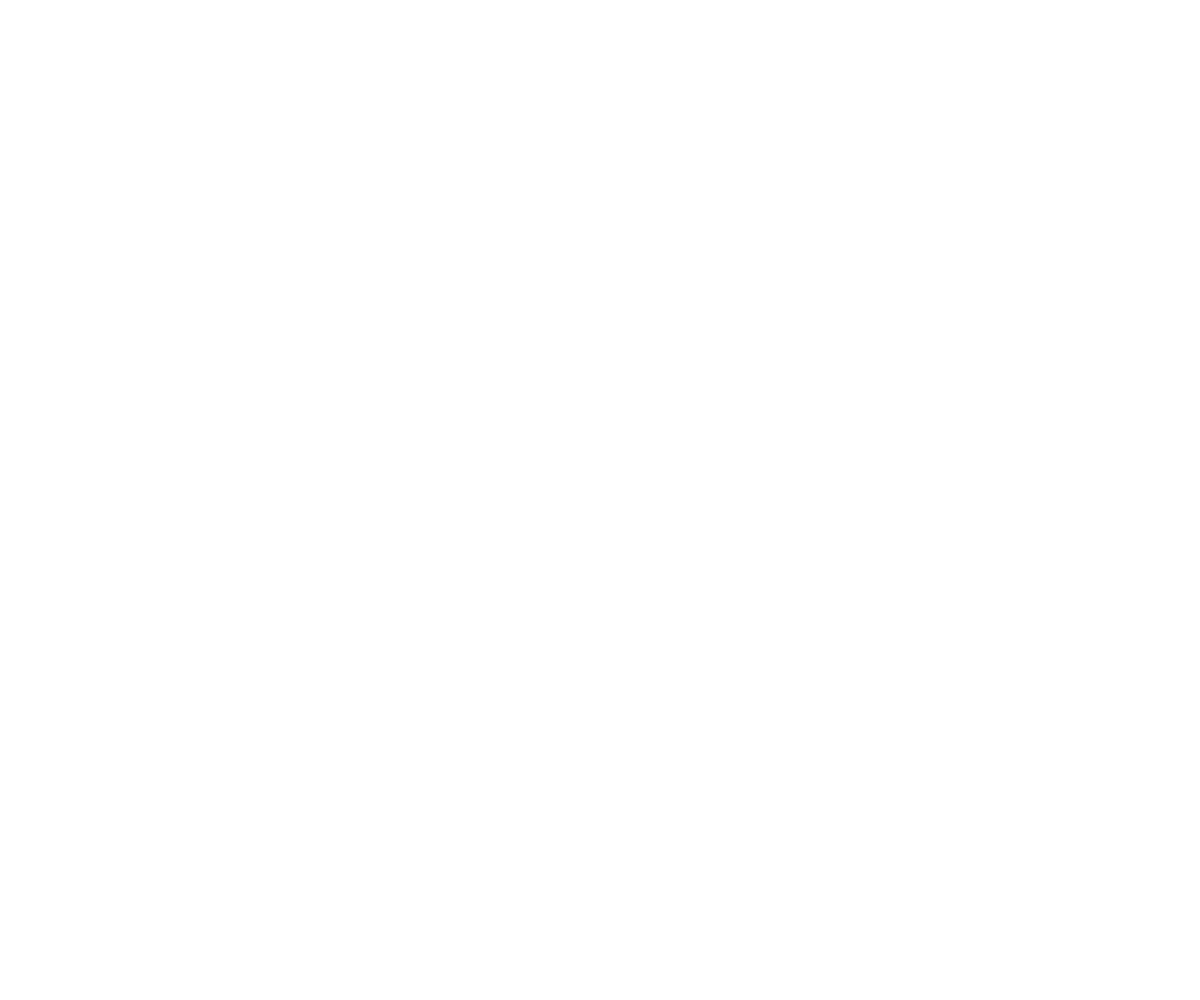
Frame 1 (no input)
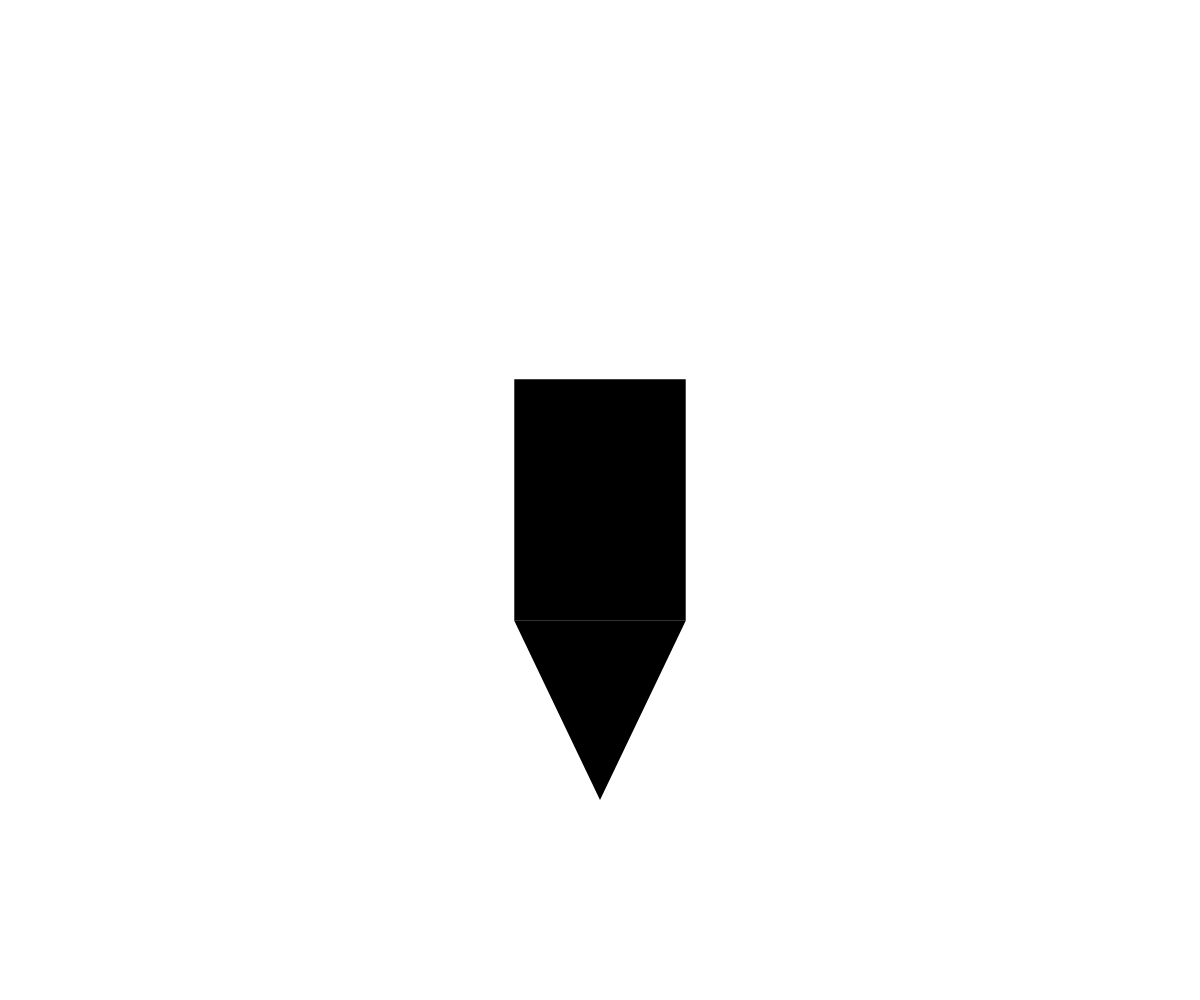
Frame 60 (no input)
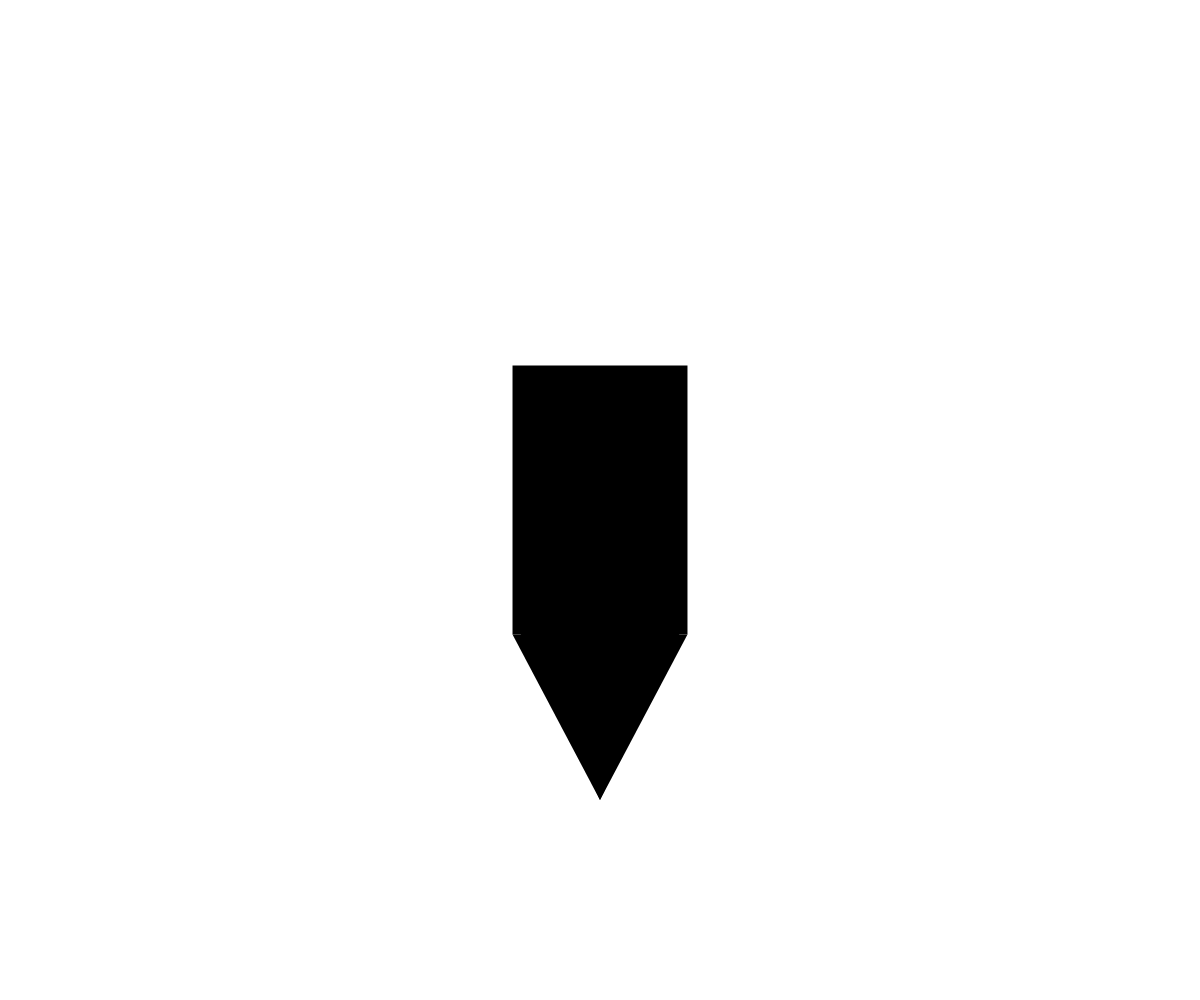
Frame 120 (the mouse pressed at the canvas centre since frame 60)

The p5.js sketch that drew these frames (run headless with seeded random() and noise() and a simulated clock; from frame 60 on, the mouse is pressed at the canvas centre):

// p5.js sketch
// ── sketch.js
// ----------------- GÉNÉRATEUR --------------------------- //

// une unité = 1 seconde
let timer = 1;

function setup() {
    createCanvas(window.innerWidth, window.innerHeight);
    rectMode(CENTER);
}

function draw() {
    // Conditionellle nous permettant de savoir si la souris est appuyée
    // et si le timer est écoulé
    if (frameCount % (timer * 60) == 0) {

        pencil(windowWidth / 2, windowHeight / 2, random(100, 200), random(200, 400));
    }
}

function pencil(x, y, pencilWidth, pencilHeight) {
    fill(0);
    noStroke();
    rect(x, y, pencilWidth, pencilHeight);

    triangle(x - pencilWidth / 2, y + pencilHeight / 2, x + pencilWidth / 2, y + pencilHeight / 2, x, y + 300);
}





function windowResized() {
    resizeCanvas(window.innerWidth, window.innerHeight);
}
